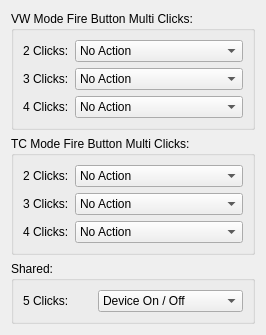
          <widget class="QWidget" name="tab_13">
           <attribute name="title">
            <string>Multi Clicks</string>
           </attribute>
           <layout class="QVBoxLayout" name="verticalLayout_11">
            <item>
             <widget class="QGroupBox" name="groupBox_6">
              <property name="title">
               <string>VW Mode Fire Button Multi Clicks:</string>
              </property>
              <layout class="QGridLayout" name="gridLayout_8">
               <item row="0" column="0">
                <widget class="QLabel" name="label_13">
                 <property name="text">
                  <string>2 Clicks:</string>
                 </property>
                </widget>
               </item>
               <item row="0" column="1">
                <widget class="QComboBox" name="controlsMultiVW2Combo">
                 <item>
                  <property name="text">
                   <string>No Action</string>
                  </property>
                 </item>
                 <item>
                  <property name="text">
                   <string>Edit</string>
                  </property>
                 </item>
                 <item>
                  <property name="text">
                   <string>Select Profile</string>
                  </property>
                 </item>
                 <item>
                  <property name="text">
                   <string>TDom</string>
                  </property>
                 </item>
                 <item>
                  <property name="text">
                   <string>Show Clock</string>
                  </property>
                 </item>
                 <item>
                  <property name="text">
                   <string>Device On / Off</string>
                  </property>
                 </item>
                 <item>
                  <property name="text">
                   <string>LSL On / Off</string>
                  </property>
                 </item>
                 <item>
                  <property name="text">
                   <string>Main Menu</string>
                  </property>
                 </item>
                 <item>
                  <property name="text">
                   <string>Preheat Menu</string>
                  </property>
                 </item>
                 <item>
                  <property name="text">
                   <string>Edit Profile</string>
                  </property>
                 </item>
                 <item>
                  <property name="text">
                   <string>Smart On / Off</string>
                  </property>
                 </item>
                 <item>
                  <property name="text">
                   <string>Info Screen</string>
                  </property>
                 </item>
                 <item>
                  <property name="text">
                   <string>Reset Counters</string>
                  </property>
                 </item>
                 <item>
                  <property name="text">
                   <string>Stealth On / Off</string>
                  </property>
                 </item>
                 <item>
                  <property name="text">
                   <string>Key Lock / Unlock</string>
                  </property>
                 </item>
                 <item>
                  <property name="text">
                   <string>Resistance Lock / Unlock</string>
                  </property>
                 </item>
                 <item>
                  <property name="text">
                   <string>Power Bank</string>
                  </property>
                 </item>
                 <item>
                  <property name="text">
                   <string>Device Lock / Unlock</string>
                  </property>
                 </item>
                 <item>
                  <property name="text">
                   <string>Re-Read Resistance</string>
                  </property>
                 </item>
                 <item>
                  <property name="text">
                   <string>Re-Detect Atomizer</string>
                  </property>
                 </item>
                 <item>
                  <property name="text">
                   <string>Autofire</string>
                  </property>
                 </item>
                </widget>
               </item>
               <item row="1" column="0">
                <widget class="QLabel" name="label_14">
                 <property name="text">
                  <string>3 Clicks:</string>
                 </property>
                </widget>
               </item>
               <item row="2" column="0">
                <widget class="QLabel" name="label_21">
                 <property name="text">
                  <string>4 Clicks:</string>
                 </property>
                </widget>
               </item>
               <item row="1" column="1">
                <widget class="QComboBox" name="controlsMultiVW3Combo">
                 <item>
                  <property name="text">
                   <string>No Action</string>
                  </property>
                 </item>
                 <item>
                  <property name="text">
                   <string>Edit</string>
                  </property>
                 </item>
                 <item>
                  <property name="text">
                   <string>Select Profile</string>
                  </property>
                 </item>
                 <item>
                  <property name="text">
                   <string>TDom</string>
                  </property>
                 </item>
                 <item>
                  <property name="text">
                   <string>Show Clock</string>
                  </property>
                 </item>
                 <item>
                  <property name="text">
                   <string>Device On / Off</string>
                  </property>
                 </item>
                 <item>
                  <property name="text">
                   <string>LSL On / Off</string>
                  </property>
                 </item>
                 <item>
                  <property name="text">
                   <string>Main Menu</string>
                  </property>
                 </item>
                 <item>
                  <property name="text">
                   <string>Preheat Menu</string>
                  </property>
                 </item>
                 <item>
                  <property name="text">
                   <string>Edit Profile</string>
                  </property>
                 </item>
                 <item>
                  <property name="text">
                   <string>Smart On / Off</string>
                  </property>
                 </item>
                 <item>
                  <property name="text">
                   <string>Info Screen</string>
                  </property>
                 </item>
                 <item>
                  <property name="text">
                   <string>Reset Counters</string>
                  </property>
                 </item>
                 <item>
                  <property name="text">
                   <string>Stealth On / Off</string>
                  </property>
                 </item>
                 <item>
                  <property name="text">
                   <string>Key Lock / Unlock</string>
                  </property>
                 </item>
                 <item>
                  <property name="text">
                   <string>Resistance Lock / Unlock</string>
                  </property>
                 </item>
                 <item>
                  <property name="text">
                   <string>Power Bank</string>
                  </property>
                 </item>
                 <item>
                  <property name="text">
                   <string>Device Lock / Unlock</string>
                  </property>
                 </item>
                 <item>
                  <property name="text">
                   <string>Re-Read Resistance</string>
                  </property>
                 </item>
                 <item>
                  <property name="text">
                   <string>Re-Detect Atomizer</string>
                  </property>
                 </item>
                 <item>
                  <property name="text">
                   <string>Autofire</string>
                  </property>
                 </item>
                </widget>
               </item>
               <item row="2" column="1">
                <widget class="QComboBox" name="controlsMultiVW4Combo">
                 <item>
                  <property name="text">
                   <string>No Action</string>
                  </property>
                 </item>
                 <item>
                  <property name="text">
                   <string>Edit</string>
                  </property>
                 </item>
                 <item>
                  <property name="text">
                   <string>Select Profile</string>
                  </property>
                 </item>
                 <item>
                  <property name="text">
                   <string>TDom</string>
                  </property>
                 </item>
                 <item>
                  <property name="text">
                   <string>Show Clock</string>
                  </property>
                 </item>
                 <item>
                  <property name="text">
                   <string>Device On / Off</string>
                  </property>
                 </item>
                 <item>
                  <property name="text">
                   <string>LSL On / Off</string>
                  </property>
                 </item>
                 <item>
                  <property name="text">
                   <string>Main Menu</string>
                  </property>
                 </item>
                 <item>
                  <property name="text">
                   <string>Preheat Menu</string>
                  </property>
                 </item>
                 <item>
                  <property name="text">
                   <string>Edit Profile</string>
                  </property>
                 </item>
                 <item>
                  <property name="text">
                   <string>Smart On / Off</string>
                  </property>
                 </item>
                 <item>
                  <property name="text">
                   <string>Info Screen</string>
                  </property>
                 </item>
                 <item>
                  <property name="text">
                   <string>Reset Counters</string>
                  </property>
                 </item>
                 <item>
                  <property name="text">
                   <string>Stealth On / Off</string>
                  </property>
                 </item>
                 <item>
                  <property name="text">
                   <string>Key Lock / Unlock</string>
                  </property>
                 </item>
                 <item>
                  <property name="text">
                   <string>Resistance Lock / Unlock</string>
                  </property>
                 </item>
                 <item>
                  <property name="text">
                   <string>Power Bank</string>
                  </property>
                 </item>
                 <item>
                  <property name="text">
                   <string>Device Lock / Unlock</string>
                  </property>
                 </item>
                 <item>
                  <property name="text">
                   <string>Re-Read Resistance</string>
                  </property>
                 </item>
                 <item>
                  <property name="text">
                   <string>Re-Detect Atomizer</string>
                  </property>
                 </item>
                 <item>
                  <property name="text">
                   <string>Autofire</string>
                  </property>
                 </item>
                </widget>
               </item>
              </layout>
             </widget>
            </item>
            <item>
             <widget class="QGroupBox" name="groupBox_7">
              <property name="title">
               <string>TC Mode Fire Button Multi Clicks:</string>
              </property>
              <layout class="QGridLayout" name="gridLayout_9">
               <item row="1" column="0">
                <widget class="QLabel" name="label_44">
                 <property name="text">
                  <string>3 Clicks:</string>
                 </property>
                </widget>
               </item>
               <item row="2" column="0">
                <widget class="QLabel" name="label_42">
                 <property name="text">
                  <string>4 Clicks:</string>
                 </property>
                </widget>
               </item>
               <item row="0" column="0">
                <widget class="QLabel" name="label_43">
                 <property name="text">
                  <string>2 Clicks:</string>
                 </property>
                </widget>
               </item>
               <item row="0" column="1">
                <widget class="QComboBox" name="controlsMultiTC2Combo">
                 <item>
                  <property name="text">
                   <string>No Action</string>
                  </property>
                 </item>
                 <item>
                  <property name="text">
                   <string>Edit</string>
                  </property>
                 </item>
                 <item>
                  <property name="text">
                   <string>Select Profile</string>
                  </property>
                 </item>
                 <item>
                  <property name="text">
                   <string>TDom</string>
                  </property>
                 </item>
                 <item>
                  <property name="text">
                   <string>Show Clock</string>
                  </property>
                 </item>
                 <item>
                  <property name="text">
                   <string>Device On / Off</string>
                  </property>
                 </item>
                 <item>
                  <property name="text">
                   <string>LSL On / Off</string>
                  </property>
                 </item>
                 <item>
                  <property name="text">
                   <string>Main Menu</string>
                  </property>
                 </item>
                 <item>
                  <property name="text">
                   <string>Preheat Menu</string>
                  </property>
                 </item>
                 <item>
                  <property name="text">
                   <string>Edit Profile</string>
                  </property>
                 </item>
                 <item>
                  <property name="text">
                   <string>Smart On / Off</string>
                  </property>
                 </item>
                 <item>
                  <property name="text">
                   <string>Info Screen</string>
                  </property>
                 </item>
                 <item>
                  <property name="text">
                   <string>Reset Counters</string>
                  </property>
                 </item>
                 <item>
                  <property name="text">
                   <string>Stealth On / Off</string>
                  </property>
                 </item>
                 <item>
                  <property name="text">
                   <string>Key Lock / Unlock</string>
                  </property>
                 </item>
                 <item>
                  <property name="text">
                   <string>Resistance Lock / Unlock</string>
                  </property>
                 </item>
                 <item>
                  <property name="text">
                   <string>Power Bank</string>
                  </property>
                 </item>
                 <item>
                  <property name="text">
                   <string>Device Lock / Unlock</string>
                  </property>
                 </item>
                 <item>
                  <property name="text">
                   <string>Re-Read Resistance</string>
                  </property>
                 </item>
                 <item>
                  <property name="text">
                   <string>Re-Detect Atomizer</string>
                  </property>
                 </item>
                 <item>
                  <property name="text">
                   <string>Autofire</string>
                  </property>
                 </item>
                </widget>
               </item>
               <item row="1" column="1">
                <widget class="QComboBox" name="controlsMultiTC3Combo">
                 <item>
                  <property name="text">
                   <string>No Action</string>
                  </property>
                 </item>
                 <item>
                  <property name="text">
                   <string>Edit</string>
                  </property>
                 </item>
                 <item>
                  <property name="text">
                   <string>Select Profile</string>
                  </property>
                 </item>
                 <item>
                  <property name="text">
                   <string>TDom</string>
                  </property>
                 </item>
                 <item>
                  <property name="text">
                   <string>Show Clock</string>
                  </property>
                 </item>
                 <item>
                  <property name="text">
                   <string>Device On / Off</string>
                  </property>
                 </item>
                 <item>
                  <property name="text">
                   <string>LSL On / Off</string>
                  </property>
                 </item>
                 <item>
                  <property name="text">
                   <string>Main Menu</string>
                  </property>
                 </item>
                 <item>
                  <property name="text">
                   <string>Preheat Menu</string>
                  </property>
                 </item>
                 <item>
                  <property name="text">
                   <string>Edit Profile</string>
                  </property>
                 </item>
                 <item>
                  <property name="text">
                   <string>Smart On / Off</string>
                  </property>
                 </item>
                 <item>
                  <property name="text">
                   <string>Info Screen</string>
                  </property>
                 </item>
                 <item>
                  <property name="text">
                   <string>Reset Counters</string>
                  </property>
                 </item>
                 <item>
                  <property name="text">
                   <string>Stealth On / Off</string>
                  </property>
                 </item>
                 <item>
                  <property name="text">
                   <string>Key Lock / Unlock</string>
                  </property>
                 </item>
                 <item>
                  <property name="text">
                   <string>Resistance Lock / Unlock</string>
                  </property>
                 </item>
                 <item>
                  <property name="text">
                   <string>Power Bank</string>
                  </property>
                 </item>
                 <item>
                  <property name="text">
                   <string>Device Lock / Unlock</string>
                  </property>
                 </item>
                 <item>
                  <property name="text">
                   <string>Re-Read Resistance</string>
                  </property>
                 </item>
                 <item>
                  <property name="text">
                   <string>Re-Detect Atomizer</string>
                  </property>
                 </item>
                 <item>
                  <property name="text">
                   <string>Autofire</string>
                  </property>
                 </item>
                </widget>
               </item>
               <item row="2" column="1">
                <widget class="QComboBox" name="controlsMultiTC4Combo">
                 <item>
                  <property name="text">
                   <string>No Action</string>
                  </property>
                 </item>
                 <item>
                  <property name="text">
                   <string>Edit</string>
                  </property>
                 </item>
                 <item>
                  <property name="text">
                   <string>Select Profile</string>
                  </property>
                 </item>
                 <item>
                  <property name="text">
                   <string>TDom</string>
                  </property>
                 </item>
                 <item>
                  <property name="text">
                   <string>Show Clock</string>
                  </property>
                 </item>
                 <item>
                  <property name="text">
                   <string>Device On / Off</string>
                  </property>
                 </item>
                 <item>
                  <property name="text">
                   <string>LSL On / Off</string>
                  </property>
                 </item>
                 <item>
                  <property name="text">
                   <string>Main Menu</string>
                  </property>
                 </item>
                 <item>
                  <property name="text">
                   <string>Preheat Menu</string>
                  </property>
                 </item>
                 <item>
                  <property name="text">
                   <string>Edit Profile</string>
                  </property>
                 </item>
                 <item>
                  <property name="text">
                   <string>Smart On / Off</string>
                  </property>
                 </item>
                 <item>
                  <property name="text">
                   <string>Info Screen</string>
                  </property>
                 </item>
                 <item>
                  <property name="text">
                   <string>Reset Counters</string>
                  </property>
                 </item>
                 <item>
                  <property name="text">
                   <string>Stealth On / Off</string>
                  </property>
                 </item>
                 <item>
                  <property name="text">
                   <string>Key Lock / Unlock</string>
                  </property>
                 </item>
                 <item>
                  <property name="text">
                   <string>Resistance Lock / Unlock</string>
                  </property>
                 </item>
                 <item>
                  <property name="text">
                   <string>Power Bank</string>
                  </property>
                 </item>
                 <item>
                  <property name="text">
                   <string>Device Lock / Unlock</string>
                  </property>
                 </item>
                 <item>
                  <property name="text">
                   <string>Re-Read Resistance</string>
                  </property>
                 </item>
                 <item>
                  <property name="text">
                   <string>Re-Detect Atomizer</string>
                  </property>
                 </item>
                 <item>
                  <property name="text">
                   <string>Autofire</string>
                  </property>
                 </item>
                </widget>
               </item>
              </layout>
             </widget>
            </item>
            <item>
             <widget class="QGroupBox" name="groupBox_8">
              <property name="sizePolicy">
               <sizepolicy hsizetype="Preferred" vsizetype="Minimum">
                <horstretch>0</horstretch>
                <verstretch>0</verstretch>
               </sizepolicy>
              </property>
              <property name="title">
               <string>Shared:</string>
              </property>
              <layout class="QGridLayout" name="gridLayout_10">
               <item row="0" column="1">
                <widget class="QComboBox" name="controlsMulti5Combo">
                 <item>
                  <property name="text">
                   <string>Device On / Off</string>
                  </property>
                 </item>
                 <item>
                  <property name="text">
                   <string>Device Lock / Unlock</string>
                  </property>
                 </item>
                </widget>
               </item>
               <item row="0" column="0">
                <widget class="QLabel" name="label_46">
                 <property name="text">
                  <string>5 Clicks:</string>
                 </property>
                </widget>
               </item>
              </layout>
             </widget>
            </item>
           </layout>
          </widget>
